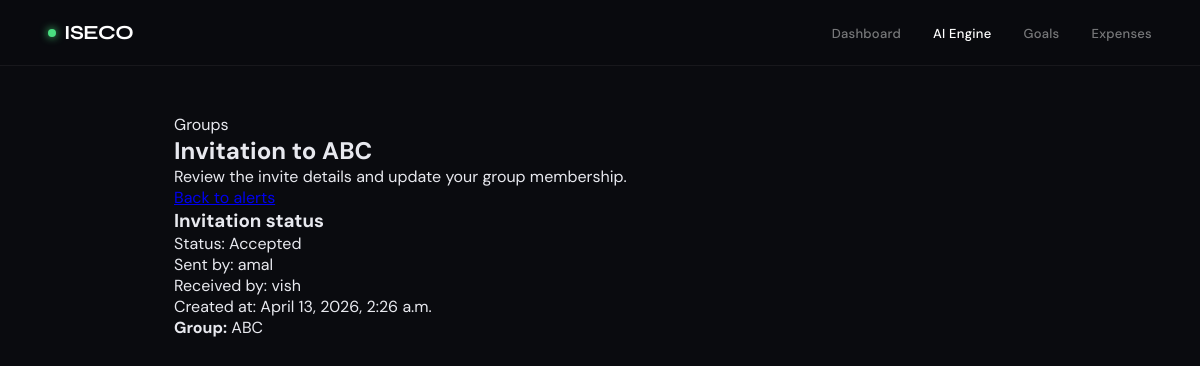
The page /groups/invite/1/respond/ on the database its author committed.
### groups/models.py (models this page shows, shortened)
class GroupInvite(models.Model):
    STATUS_CHOICES = [
        ("pending", "Pending"),
        ("accepted", "Accepted"),
        ("declined", "Declined"),
    ]
    group = models.ForeignKey(Group, on_delete=models.CASCADE, related_name="invites")
    sender = models.ForeignKey(User, on_delete=models.CASCADE, related_name="sent_group_invites")
    receiver = models.ForeignKey(User, on_delete=models.CASCADE, related_name="received_group_invites")
    status = models.CharField(max_length=20, choices=STATUS_CHOICES, default="pending")
    created_at = models.DateTimeField(auto_now_add=True)
    responded_at = models.DateTimeField(null=True, blank=True)

class Group(models.Model):
    name = models.CharField(max_length=200)
    created_by = models.ForeignKey(User, on_delete=models.CASCADE, related_name="created_groups")
    created_at = models.DateTimeField(auto_now_add=True)

### users/models.py (models this page shows, shortened)
class User(models.Model):
    username = models.CharField(max_length=100, unique=True)
    password = models.CharField(max_length=255)  # plain for now
    created_at = models.DateTimeField(auto_now_add=True)

### groups/views.py (the view, shortened to what this page needs)
# urls.py: path('invite/<int:pk>/respond/', GroupInviteRespondHTML.as_view(), name='group-invite-respond-html'),
class GroupInviteRespondHTML(APIView):
    renderer_classes = [TemplateHTMLRenderer]
    template_name = "group_invite_response.html"
    def get(self, request, pk):
        invite = get_object_or_404(GroupInvite, pk=pk)
        return Response({"invite": invite, "message": ""})

### groups/templates/group_invite_response.html (shortened to what this page needs)
{% extends "base.html" %}
{% block content %}
<div class="page-header">
    <div>
        <p class="eyebrow">Groups</p>
        <h2>Invitation to {{ invite.group.name }}</h2>
        <p class="page-copy">Review the invite details and update your group membership.</p>
    </div>
    <a href="/notifications/list/" class="action-btn action-outline">Back to alerts</a>
</div>
<div class="card section-card">
    <div class="list-card">
        <article class="list-item">
            <div class="list-item-title">
                <h3>Invitation status</h3>
            </div>
            <div class="list-item-meta">Status: {{ invite.status|capfirst }}</div>
            <div class="list-item-meta">Sent by: {{ invite.sender.username }}</div>
            <div class="list-item-meta">Received by: {{ invite.receiver.username }}</div>
            <div class="list-item-meta">Created at: {{ invite.created_at }}</div>
        </article>
        <article class="list-item">
            <div class="list-item-meta"><strong>Group:</strong> {{ invite.group.name }}</div>
        </article>
    </div>
</div>
{% endblock %}

### rows shown on the page
GroupInvite: group.name "ABC", status "Accepted", sender.username "amal", receiver.username "vish", created_at "April 13, 2026, 2:26 a.m."
